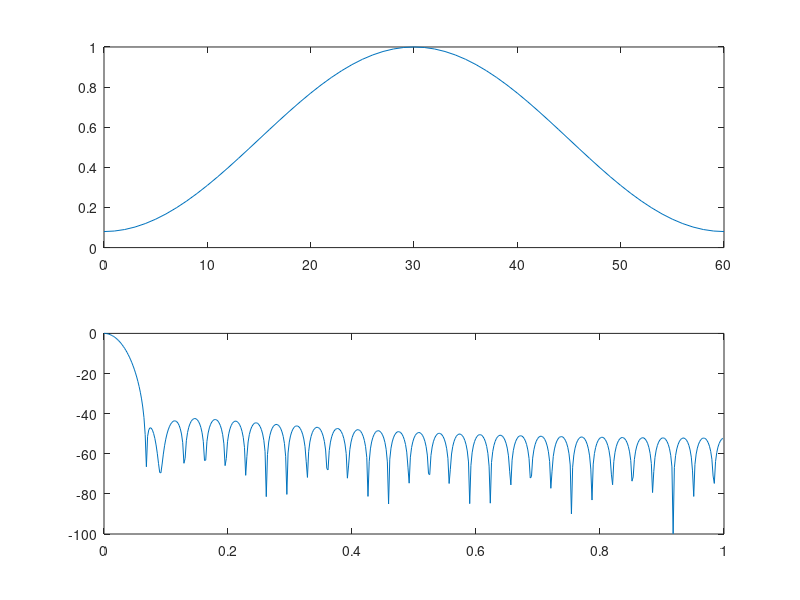

MATLAB code to generate this figure:
% 加窗


% 什么是窗
windows=hamming(61);
subplot(2,1,1);
plot((0:length(windows)-1),windows);
% hamming窗的频域特性是怎么样的
subplot(2,1,2);
w2=fft(windows,1024);
w3=w2/w2(1);
w4=20*log10(abs(w3));
w=2*[0:1023]/1024;
plot(w(1:512),w4(1:512));


